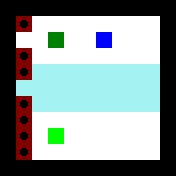

Tiled map render using the project's own tile images. Description and the whole map definition, tile-layer contents included, below:
An orthogonal 11x11 tile map with 16x16 px tiles, 2 tile layers (Layer1, Layer2).

<map version="1.0" orientation="orthogonal" renderorder="right-down" width="11" height="11" tilewidth="16" tileheight="16" nextobjectid="1">
 <tileset firstgid="1" source="../Tiles.tsx" />
 <layer name="Layer1" width="11" height="11">
  <data encoding="csv">
1,1,1,1,1,1,1,1,1,1,1,
1,5,5,5,5,5,5,5,5,5,1,
1,5,5,5,5,5,5,5,5,5,1,
1,5,5,5,5,5,5,5,5,5,1,
1,13,13,13,13,13,13,13,13,13,1,
1,13,13,13,13,13,13,13,13,13,1,
1,13,13,13,13,13,13,13,13,13,1,
1,5,5,5,5,5,5,5,5,5,1,
1,5,5,5,5,5,5,5,5,5,1,
1,5,5,5,5,5,5,5,5,5,1,
1,1,1,1,1,1,1,1,1,1,1
</data>
 </layer>
 <layer name="Layer2" width="11" height="11">
  <data encoding="csv">
0,0,0,0,0,0,0,0,0,0,0,
0,7,0,0,0,0,0,0,0,0,0,
0,0,0,2,0,0,14,0,0,0,0,
0,7,0,0,0,0,0,0,0,0,0,
0,7,0,0,0,0,0,0,0,0,0,
0,0,0,0,0,0,0,0,0,0,0,
0,7,0,0,0,0,0,0,0,0,0,
0,7,0,0,0,0,0,0,0,0,0,
0,7,0,4,0,0,0,0,0,0,0,
0,7,0,0,0,0,0,0,0,0,0,
0,0,0,0,0,0,0,0,0,0,0
</data>
 </layer>
</map>
